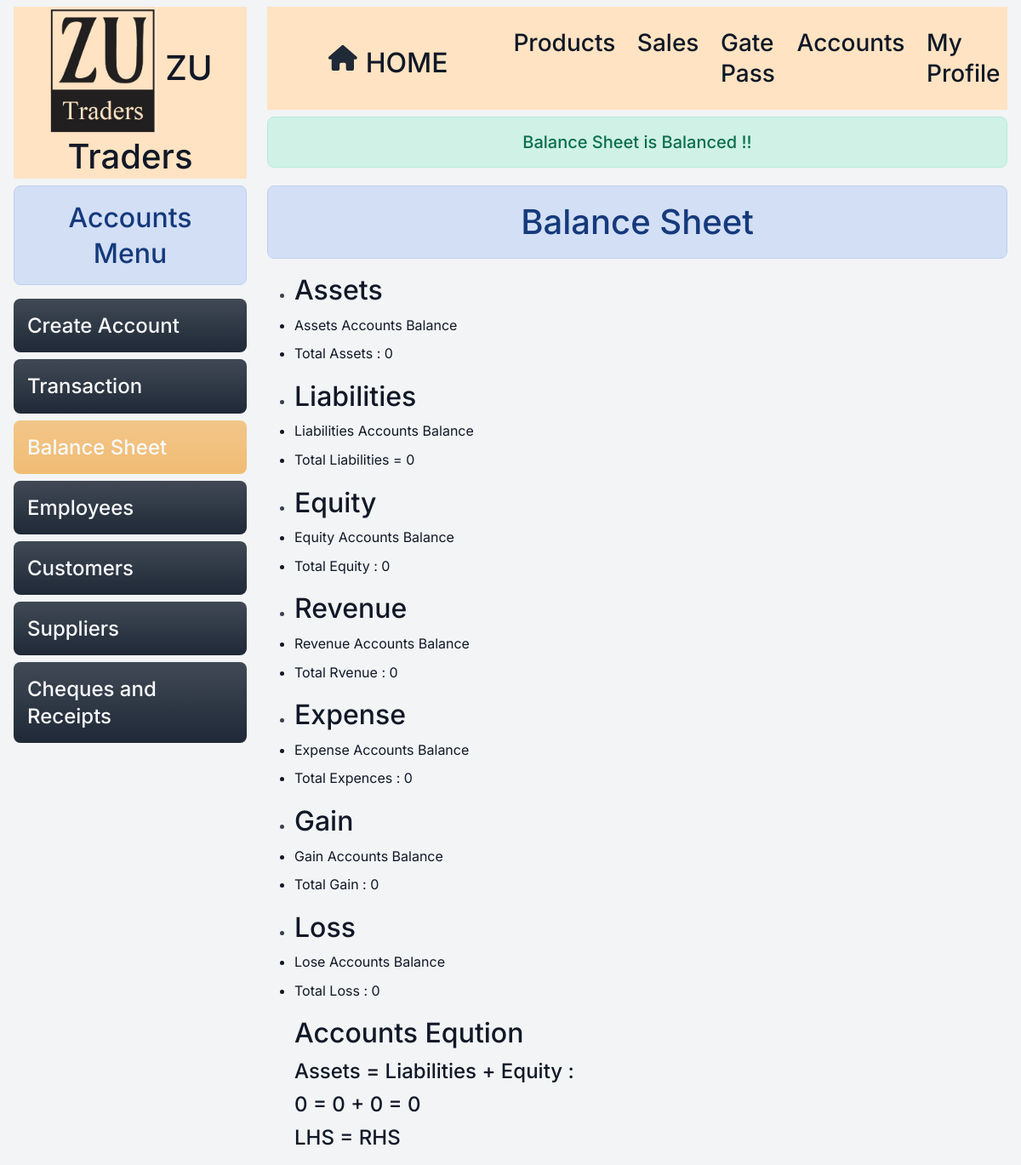
The page /balance_sheet/ (signed in) on the database as committed earlier.
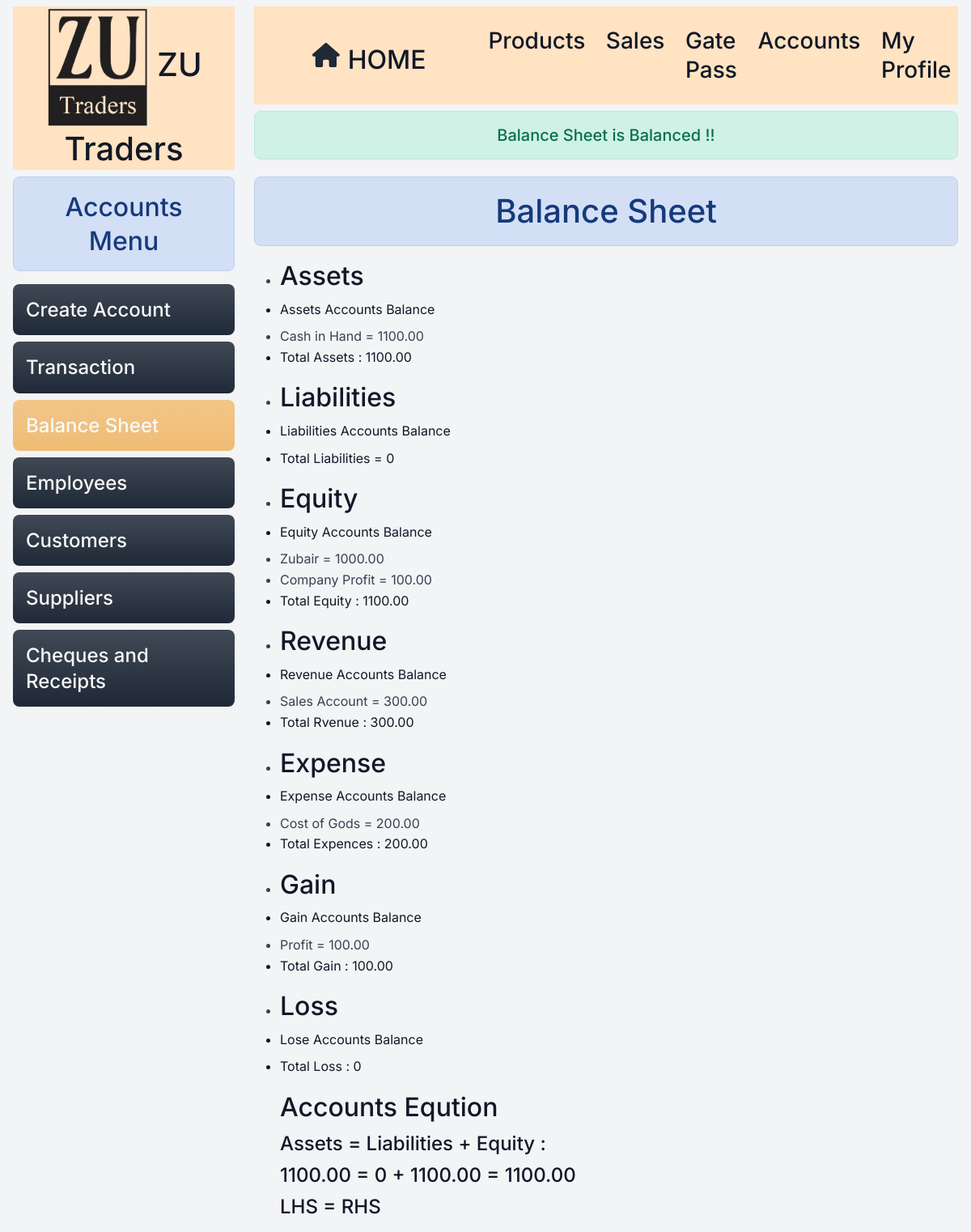
The same page on the database as committed later.
### home/models.py (models this page shows, shortened)
class Account(models.Model):
    ASSET = 'Asset'
    LIABILITY = 'Liability'
    EQUITY = 'Equity'
    REVENUE = 'Revenue'
    EXPENSE = 'Expense'
    GAIN = 'Gain'
    LOSS = 'Loss'
    ACCOUNT_TYPE_CHOICES = [
        (ASSET, 'Asset'),
        (LIABILITY, 'Liability'),
        (EQUITY, 'Equity'),
        (REVENUE, 'Revenue'),
        (EXPENSE, 'Expense'),
        (GAIN, 'Gain'),
        (LOSS, 'Loss'),
    ]
    name=models.CharField(max_length=50,null=True ,blank=True)
    employee=models.ForeignKey(Employee, on_delete=models.RESTRICT ,null=True,blank=True)
    customer=models.ForeignKey(Customer, on_delete=models.RESTRICT ,null=True,blank=True)
    supplier=models.ForeignKey(Suppliers, on_delete=models.RESTRICT,null=True,blank=True)
    cheque=models.ForeignKey(Cheque, on_delete=models.RESTRICT,null=True,blank=True)
    balance = models.DecimalField(max_digits=10, decimal_places=2,default=0)
    account_type = models.CharField(max_length=50, choices=ACCOUNT_TYPE_CHOICES)
    is_deleted=models.BooleanField(default=False)

### home/views/accounts.py (the view)
# urls.py: path('balance_sheet/', accounts.balance_sheet , name="balancesheet"),
def balance_sheet(request):
    if request.user.is_authenticated:
        accounts = Account.objects.filter(is_deleted=False)
        assets = {}
        liabilities = {}
        equity_account = {}
        revenue_account = {}
        expenses_account = {}
        gain_account = {}
        loss_account = {}
        liabilitie = 0
        asset=0
        equity = 0
        revenue = 0
        expenses = 0
        gain = 0
        loss = 0
        for account in accounts:
            balance = account.balance  # Use the balance field as the initial balance
            debit_transactions = Transaction.objects.filter(debit_account=account)
            credit_transactions = Transaction.objects.filter(credit_account=account)
            for transaction in debit_transactions:
                balance += transaction.amount
            for transaction in credit_transactions:
                balance -= transaction.amount
            if balance != account.balance:  # Skip accounts with no transactions
                if account.account_type == 'Asset':
                    asset+=balance
                    assets[account] = balance
                elif account.account_type == 'Liability':
                    liabilitie-=balance
                    liabilities[account] = -balance
                elif account.account_type == 'Equity':
                    equity -= balance
                    equity_account[account] = -balance
                elif account.account_type == 'Revenue':
                    for transaction in credit_transactions:
                        revenue += transaction.amount
                    revenue_account[account] = -balance
                elif account.account_type == 'Expense':
                    expenses += balance
                    expenses_account[account] = balance
                elif account.account_type == 'Gain':
                    gain += balance
                    gain_account[account] = balance
                elif account.account_type == 'Loss':
                    loss += balance
                    loss_account[account] = balance
        total_assets = int(sum(assets.values()))
        total_liabilities = int(sum(liabilities.values()))
        total_equity = int(sum(equity_account.values()))
        if total_assets == total_liabilities+total_equity :
            messages.success(request,"Balance Sheet is Balanced  !!")
        else:
            messages.error(request," Balance Sheet is not Balanced Please check !!")
        total_equity = sum(liabilities.values())
        mydata={'assets': assets,
        'liabilities': liabilities,
        'revenue_account':revenue_account,
        'equity_account':equity_account,
        'expenses_account':expenses_account,
        'gain_account':gain_account,
        'loss_account':loss_account,
        'asset':asset,
        'liabilitie':liabilitie,
        'equity': equity,
        'revenue': revenue,
        'expenses': expenses,
        'gain': gain,
        'loss': loss,
        }
        net_prifit=revenue-expenses
        return render(request, 'accounts/balance_sheet.html', mydata)
    else:
        return redirect('signin')

### home/templatetags/custom_filters.py (called while the page is built)
@register.filter(name='plus')
def plus(liabilitie,equity):
    rem_balance=liabilitie+equity
    return  rem_balance

### templates/accounts/balance_sheet.html (shortened to what this page needs)
{% extends 'base.html' %} {% load crispy_forms_tags %} {% load custom_filters %}
{% block content %}
<div class="container-fluid">
  <div class="row">
    {% include 'accounts/accounts_menu.html' %}
<div class="col-lg-9">
    <h1 class="text-center alert alert-info ">Balance Sheet</h1>
    <ul>
      <li><h2>Assets</h2></li>
      <h4><li>Assets Accounts Balance</li></h4>
      {% for account, balance in assets.items %}
      <li>{{ account.name }} = {{ balance }}</li>
      {% endfor %}
      <h4><li>Total Assets : {{ asset }}</li></h4>
    </ul>
    <ul>
      <li><h2>Liabilities</h2></li>
      <h4><li>Liabilities Accounts Balance</li></h4>
      <h4><li>Total Liabilities = {{liabilitie}}</li></h4>
    </ul>
    <ul>
      <li><h2>Equity</h2></li>
      <h4><li>Equity Accounts Balance</li></h4>
      {% for account, balance in equity_account.items %}
      <li>{{ account.name }} = {{ balance }}</li>
      {% endfor %}
      <h4>
        <li>Total Equity : {{ equity }}</li>
      </h4>
    </ul>
    <ul>
      <li><h2>Revenue</h2></li>
      <h4><li>Revenue Accounts Balance</li></h4>
      {% for account, balance in revenue_account.items %}
      <li>{{ account.name }} Account = {{ balance }}</li>
      {% endfor %}
      <h4>
        <li>Total Rvenue :
        {{ revenue }}</li>
      </h4>
    </ul>
    <ul>
       <li><h2>Expense</h2></li>
    <h4> <li>Expense Accounts Balance</li></h4>
      {% for account, balance in expenses_account.items %}
      <li>{{ account.name }} = {{ balance }}</li>
      {% endfor %}
      <h4> <li>Total Expences : {{ expenses }} </li></h4>
    </ul>
    <ul>
       <li><h2>Gain</h2></li>
    <h4> <li>Gain Accounts Balance</li></h4>
      {% for account, balance in gain_account.items %}
      <li>{{ account.name }} = {{ balance }}</li>
      {% endfor %}
      <h4> <li>Total Gain : {{ gain }} </li></h4>
    </ul>
    <ul>
       <li><h2>Loss</h2></li>
    <h4> <li>Lose Accounts Balance</li></h4>
      <h4> <li>Total Loss : {{ loss }} </li></h4>
    </ul>
    <ul>
      <h2>Accounts Eqution</h2>
      <h4>Assets = Liabilities + Equity :</h4>
        <h4> {{asset}} = {{liabilitie}} + {{equity}} = {{liabilitie|plus:equity}} </h4>
        <h4>LHS = RHS<h4>
    </ul>
  </div>
</div>
</div>
{% endblock content %}

Rows that differ between the two databases and show on the page:
added Account: name "Cash in Hand", balance "1100.00", shown under "Assets Accounts Balance"
added Account: name "Zubair", balance "1000.00", shown under "Equity Accounts Balance"
added Account: name "Company Profit", balance "100.00", shown under "Equity Accounts Balance"
added Account: name "Sales", balance "300.00", shown under "Revenue Accounts Balance"
added Account: name "Cost of Gods", balance "200.00", shown under "Expense Accounts Balance"
added Account: name "Profit", balance "100.00", shown under "Gain Accounts Balance"
Other text that changed with them:
{{ asset }}: "0" → "1100.00"
{{ equity }}: "0" → "1100.00"
{{ revenue }}: "0" → "300.00"
{{ expenses }}: "0" → "200.00"
{{ gain }}: "0" → "100.00"
{{ liabilitie|plus:equity }}: "0" → "1100.00"
